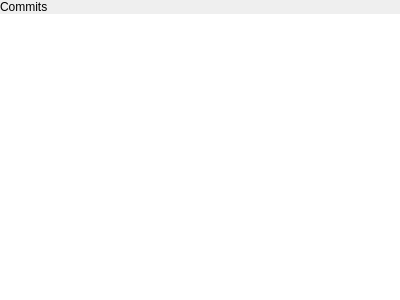
<?xml version="1.0" encoding="UTF-8"?>
<ui version="4.0">
 <class>CommitBrowserWidget</class>
 <widget class="QWidget" name="CommitBrowserWidget">
  <property name="geometry">
   <rect>
    <x>0</x>
    <y>0</y>
    <width>400</width>
    <height>300</height>
   </rect>
  </property>
  <property name="windowTitle">
   <string>Form</string>
  </property>
  <layout class="QVBoxLayout" name="verticalLayout">
   <property name="spacing">
    <number>0</number>
   </property>
   <property name="leftMargin">
    <number>0</number>
   </property>
   <property name="topMargin">
    <number>0</number>
   </property>
   <property name="rightMargin">
    <number>0</number>
   </property>
   <property name="bottomMargin">
    <number>0</number>
   </property>
   <item>
    <widget class="tTitleLabel" name="titleLabel">
     <property name="text">
      <string>Commits</string>
     </property>
    </widget>
   </item>
   <item>
    <widget class="CommitBrowser" name="listView">
     <property name="frameShape">
      <enum>QFrame::NoFrame</enum>
     </property>
    </widget>
   </item>
  </layout>
 </widget>
 <customwidgets>
  <customwidget>
   <class>tTitleLabel</class>
   <extends>QLabel</extends>
   <header location="global">ttitlelabel.h</header>
   <slots>
    <signal>backButtonClicked()</signal>
   </slots>
  </customwidget>
  <customwidget>
   <class>CommitBrowser</class>
   <extends>QListView</extends>
   <header location="global">widgets/commitbrowser.h</header>
  </customwidget>
 </customwidgets>
 <resources/>
 <connections/>
</ui>
